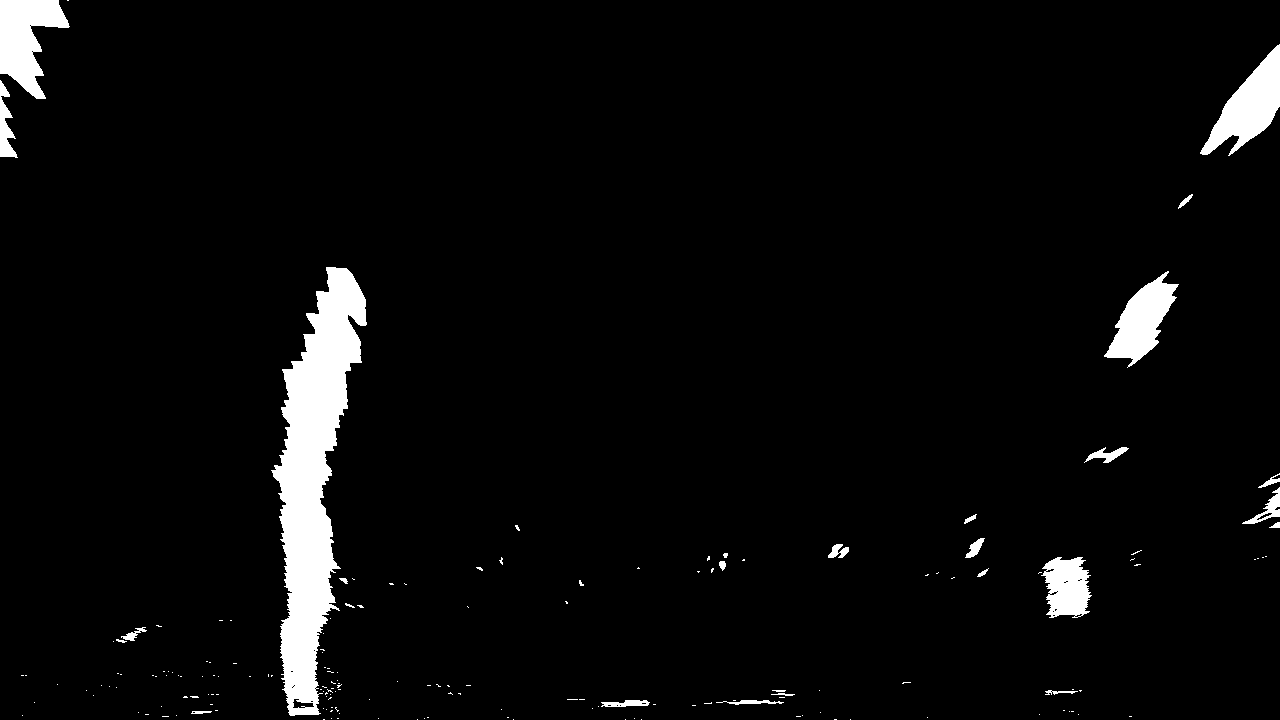
#> input picture out_binary_images/test4.jpg, 1280 x 720 px, found by its file name
$ python thresholding.py   (older library calls are emulated)
#> lines starting #> are read from the running program, lines starting #| are printed output that depends on the picture; after the words box and inside, x2 and y2 are one past the last pixel; in counts of white or black regions, pixels touching at a corner belong together
#> further down, img is the input picture: shape (720, 1280, 4) float32; mean R, G, B, A 0.0403, 0.0403, 0.0403, 1
import cv2
import numpy as np
import matplotlib.image as mpimg
import matplotlib.pyplot as plt


def sobel_binary(image, thresh=(20, 300)):
#> called with thresh = (20, 300)
    gray = cv2.cvtColor(image, cv2.COLOR_RGB2GRAY)
#> gray: shape (720, 1280) float32; values 0 (black) and 1 (white), 4% white; 174 white regions (147 under 20 px), largest, box (x1, y1, x2, y2) and area: (271, 267, 367, 716) 20425, (0, 0, 70, 99) 3933, (1200, 44, 1280, 156) 3875
    sobelx = cv2.Sobel(gray, cv2.CV_64F, 1, 0)
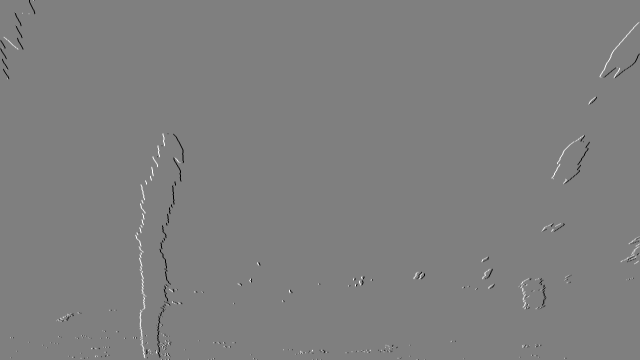
#> sobelx: shape (720, 1280) float64 (shown at 1/2 size); min -4, max 4, mean -0.000417; drawn with min black and max white
    abs_sobelx = np.absolute(sobelx)  # Absolute x derivative to accentuate lines away from horizontal
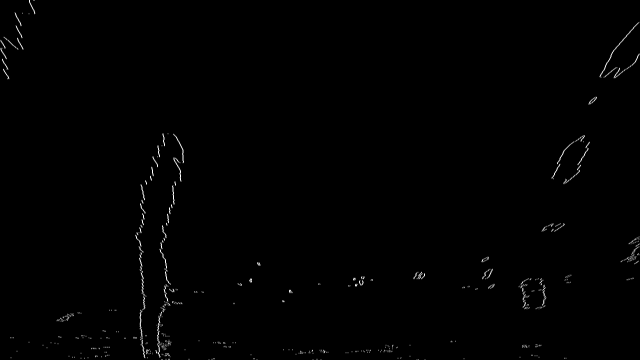
#> abs_sobelx: shape (720, 1280) float64 (shown at 1/2 size); min 0, max 4, mean 0.0218; drawn with min black and max white
    scaled_sobel = np.uint8(255 * abs_sobelx / np.max(abs_sobelx))
    binary = np.zeros_like(scaled_sobel, dtype=float)
    binary[(scaled_sobel > thresh[0]) & (scaled_sobel <= thresh[1])] = 1
    return binary


def hls_binary(image, thresh=(120, 255), axis=2):
    hls = cv2.cvtColor(image, cv2.COLOR_RGB2HLS)
    channel = hls[:, :, axis]
    binary = np.zeros_like(channel, dtype=float)
    binary[(channel > thresh[0]) & (channel <= thresh[1])] = 1
    return binary


def rgb_binary(image, thresh=(100, 255), axis=2):
    # hls = cv2.cvtColor(image, cv2.COLOR_RGB2HLS)
    channel = image[:, :, axis]
    binary = np.zeros_like(channel, dtype=float)
    binary[(channel > thresh[0]) & (channel <= thresh[1])] = 1
    return binary


def thresholded_binary_image(image):
    s_binary = hls_binary(image)
    sobel_b = sobel_binary(image)
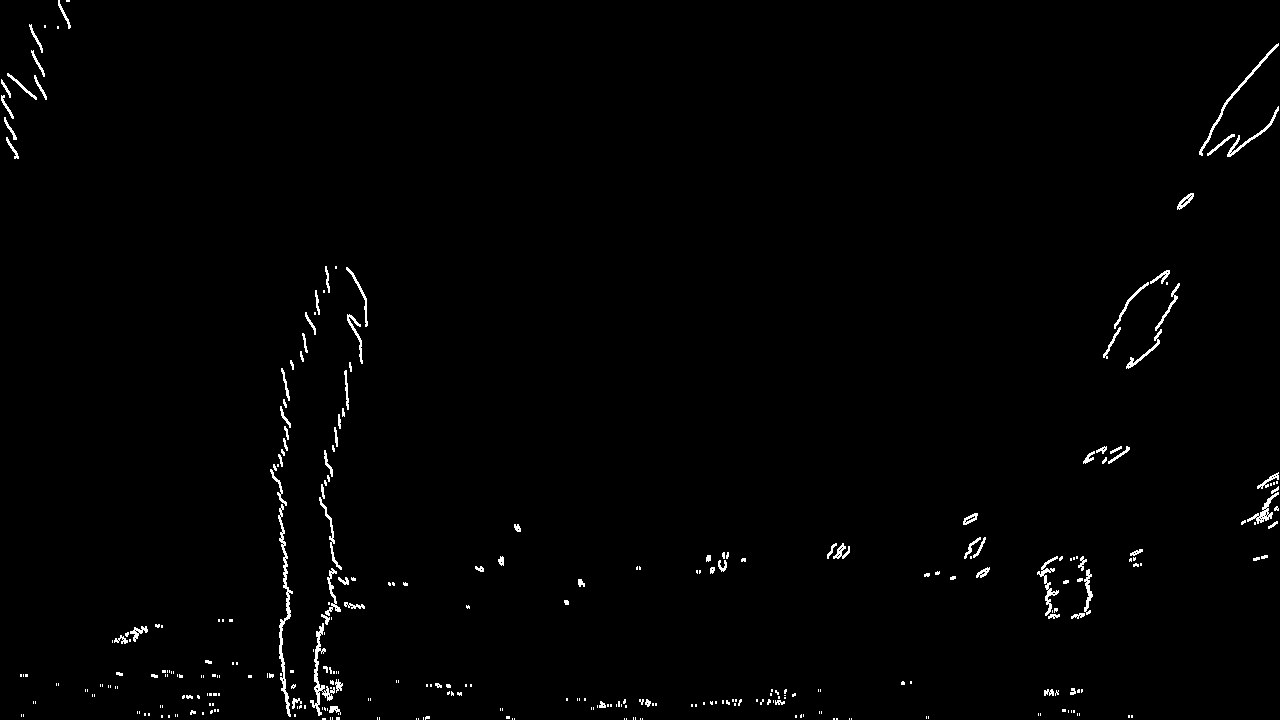
#> sobel_b: shape (720, 1280) float64; values 0 (black) and 1 (white), 1.1% white in thin lines or dots
    rgb_b = rgb_binary(image, axis=1)
    result_binary = np.zeros_like(s_binary)
    result_binary[(sobel_b == 1) | ((s_binary == 1) & (rgb_b == 1))] = 1
    return result_binary


if __name__ == '__main__':
    img = mpimg.imread('./../test_images/test4.jpg')
    # [6 lines of commented-out code are left out]
    plt.imshow(thresholded_binary_image(img), cmap='gray')
    # plt.imshow(img)
    plt.show()

$ run again, with out_binary_images/test1.jpg copied over out_binary_images/test4.jpg
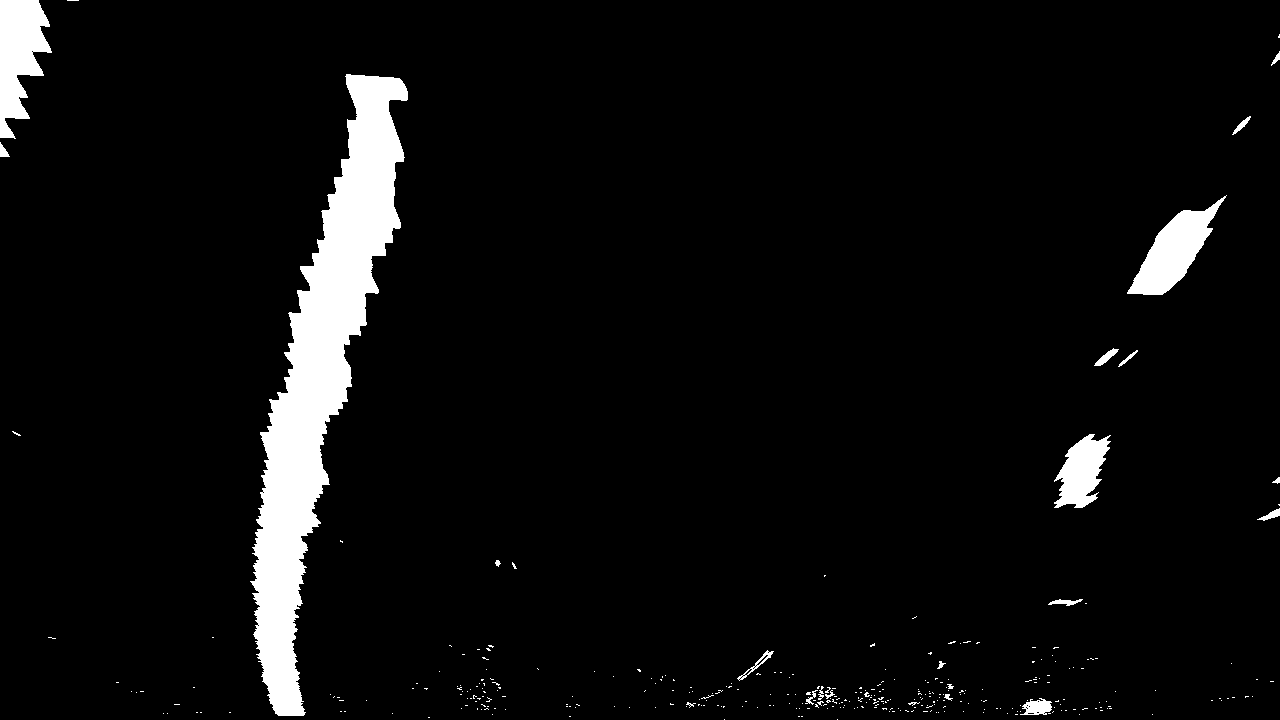
#> input picture out_binary_images/test1.jpg, 1280 x 720 px, found by its file name
#> img is the input picture: shape (720, 1280, 4) float32; mean R, G, B, A 0.0527, 0.0527, 0.0527, 1
#> hls: shape (720, 1280, 3) float32; mean of channels 0, 1, 2 0, 0.0527, 0
#> channel: shape (720, 1280) float32; every value is 0
#> s_binary: shape (720, 1280) float64; every value is 0
#> gray: shape (720, 1280) float32; values 0 (black) and 1 (white), 5.3% white; 340 white regions (317 under 20 px), largest, box (x1, y1, x2, y2) and area: (250, 74, 408, 716) 35196, (0, 0, 52, 139) 4453, (1127, 195, 1227, 295) 3971
#> in sobel_binary, `sobelx = cv2.Sobel(gray, cv2.CV_64F, 1, 0)`:
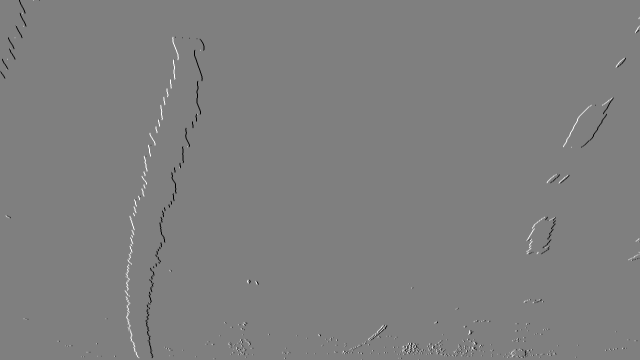
#> sobelx: shape (720, 1280) float64 (shown at 1/2 size); min -4, max 4, mean -0.00109; drawn with min black and max white
#> in thresholded_binary_image, `sobel_b = sobel_binary(image)`:
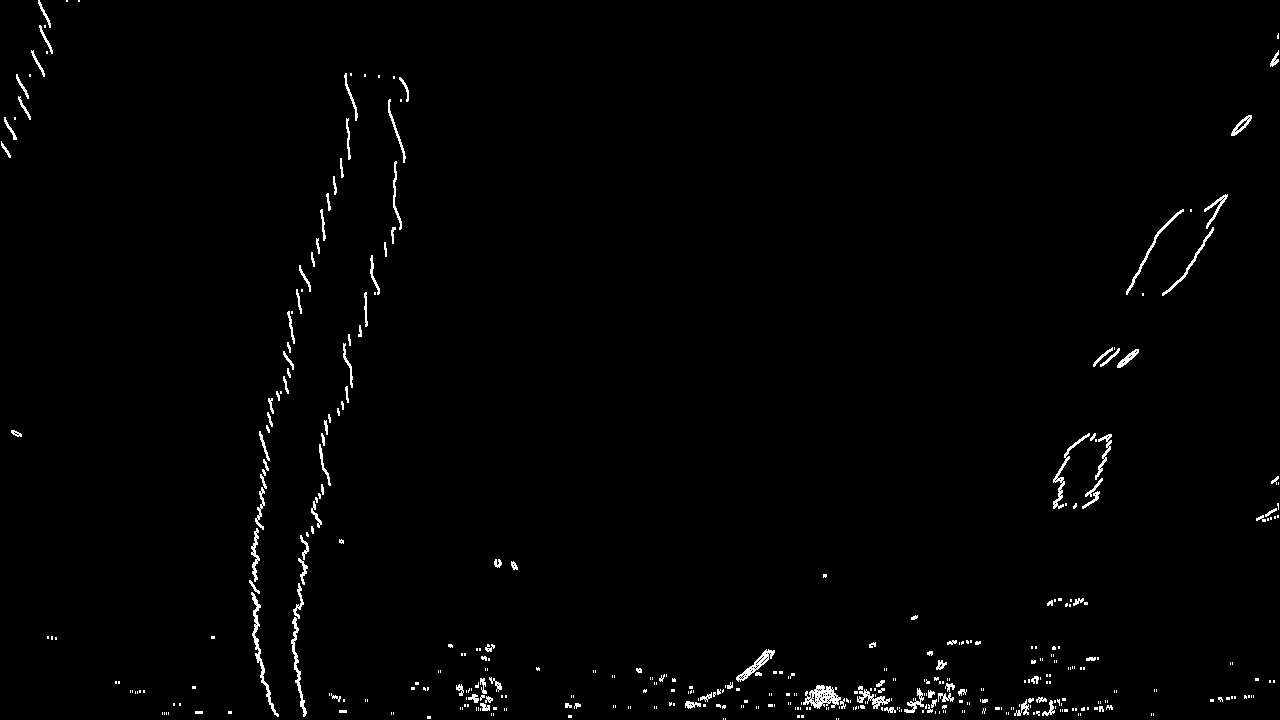
#> sobel_b: shape (720, 1280) float64; values 0 (black) and 1 (white), 1.2% white in thin lines or dots

$ run again, with out_binary_images/test2.jpg copied over out_binary_images/test4.jpg
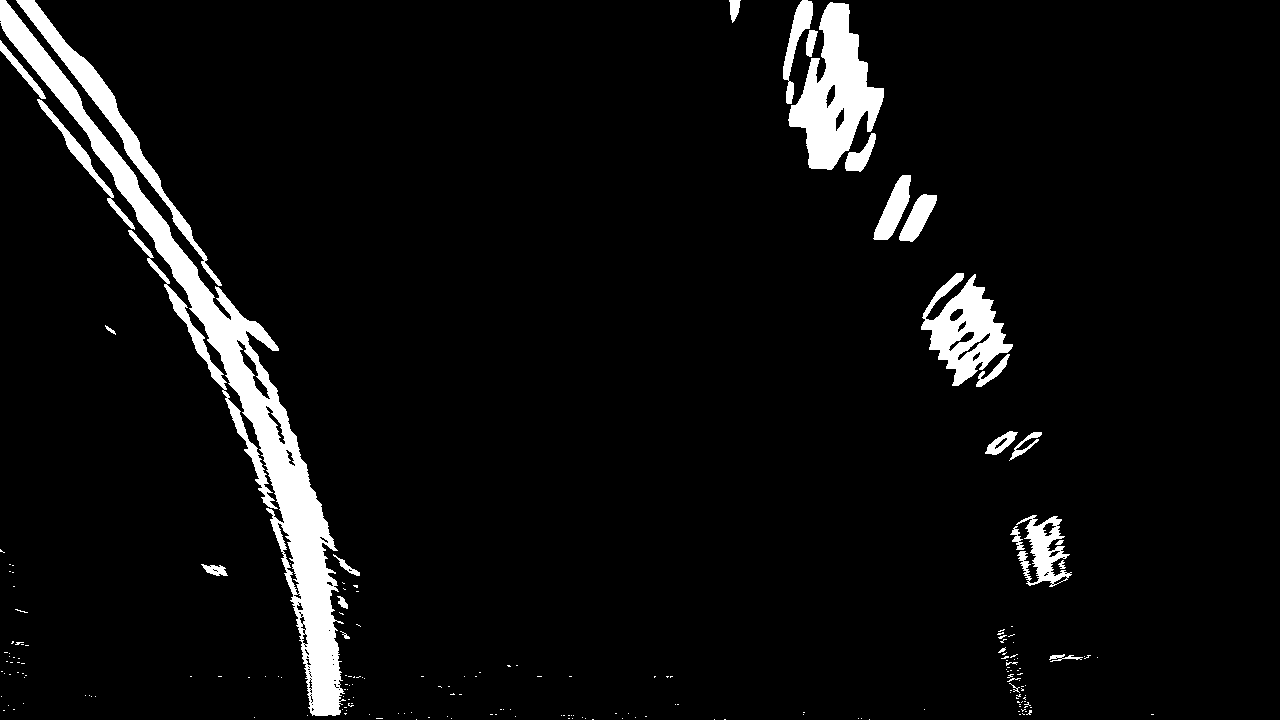
#> input picture out_binary_images/test2.jpg, 1280 x 720 px, found by its file name
#> img is the input picture: shape (720, 1280, 4) float32; mean R, G, B, A 0.0565, 0.0565, 0.0565, 1
#> hls: shape (720, 1280, 3) float32; mean of channels 0, 1, 2 0, 0.0565, 0
#> channel: shape (720, 1280) float32; every value is 0
#> s_binary: shape (720, 1280) float64; every value is 0
#> gray: shape (720, 1280) float32; values 0 (black) and 1 (white), 5.7% white; 205 white regions (175 under 20 px), largest, box (x1, y1, x2, y2) and area: (0, 0, 346, 716) 22959, (788, 2, 884, 170) 7988, (921, 273, 1013, 386) 4906
#> in sobel_binary, `sobelx = cv2.Sobel(gray, cv2.CV_64F, 1, 0)`:
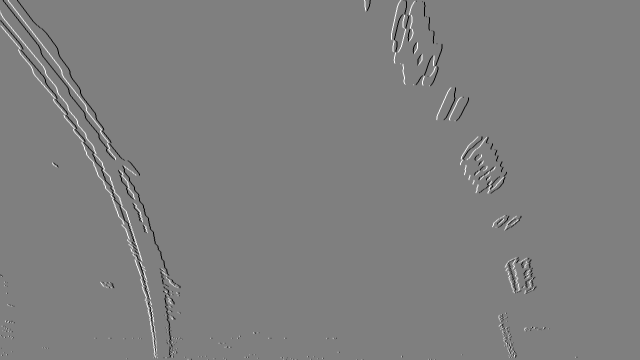
#> sobelx: shape (720, 1280) float64 (shown at 1/2 size); min -4, max 4, mean -0.000334; drawn with min black and max white
#> in thresholded_binary_image, `sobel_b = sobel_binary(image)`:
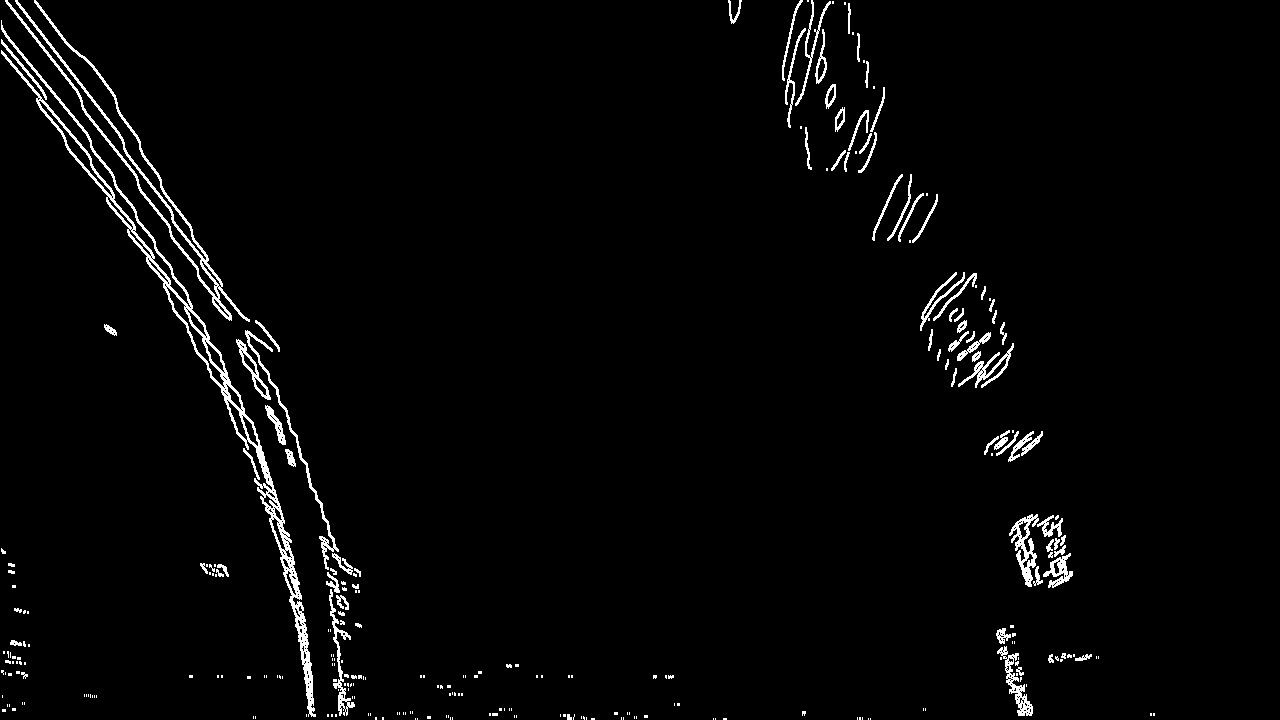
#> sobel_b: shape (720, 1280) float64; values 0 (black) and 1 (white), 2.5% white in thin lines or dots
